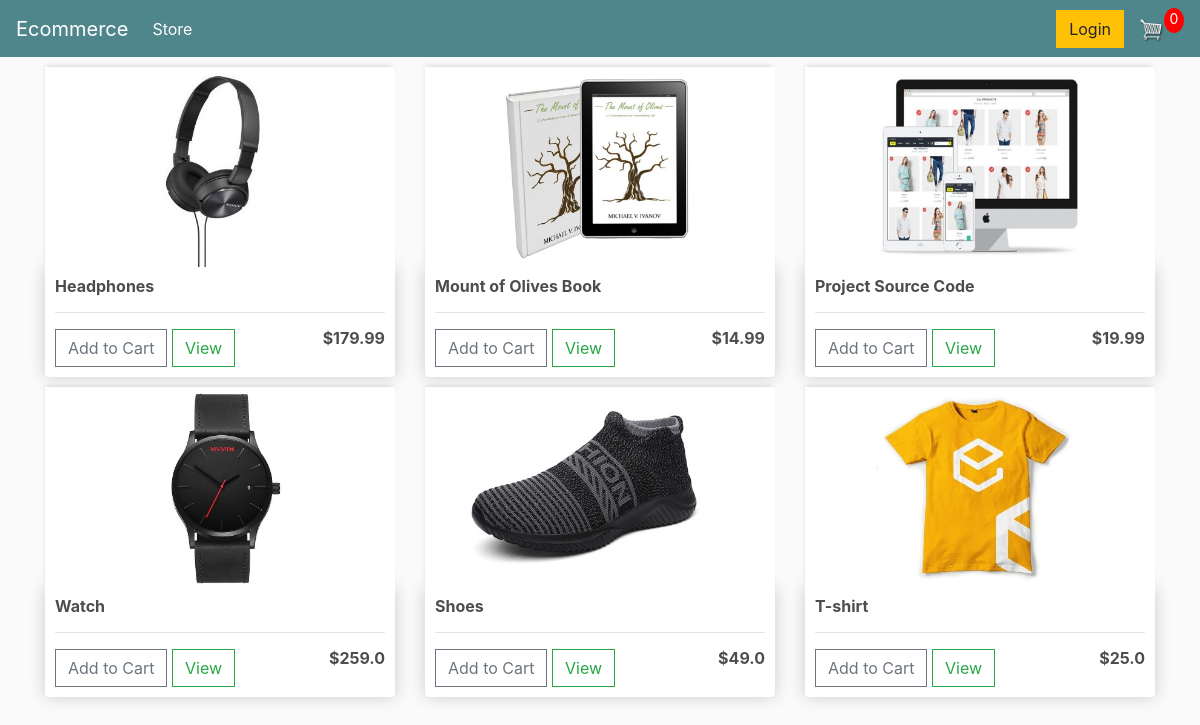
The page / on the database its author committed.
### store/models.py (models this page shows, shortened)
class Product(models.Model):
	name = models.CharField(max_length=200, null=True)
	price = models.FloatField()
	digital = models.BooleanField(default=False, null=True, blank=True)
	image = models.ImageField(blank=True, null=True)
	@property
	def imageURL(self):
		try:
			url = self.image.url
		except:
			url = ''
		return url

### store/views.py (the view)
# urls.py: path('', views.store, name='store'),
def store(requests):
	products = Product.objects.all()
	return render(requests, 'store/store.html', {'products': products})

### Templates/store/store.html (shortened to what this page needs)
{% extends 'store/main.html' %}
{% load static %}
{% block content %}
	<div class="row">
		{% for product in products %}
		<div class="col-lg-4">
			<img class="thumbnail" src="{{product.imageURL}}">
			<div class="box-element product">
				<h6><strong>{{product.name}}</strong></h6>
			<hr>
			<button data-product={{product.id}} data-action='add' class="btn btn-outline-secondary add-btn update-cart">Add to Cart</button>
			<a class="btn btn-outline-success" href="#">View</a>
			<h6 style="display: inline-block; float: right;"><strong>${{product.price}}</strong></h6>
			</div>
		</div>
		{% endfor %}
		</div>
	</div>
{% endblock content %}

### Templates/store/main.html (shortened to what this page needs)
<!DOCTYPE html>
{% load static %}
<html>
<head>
<link rel="stylesheet" href="https://stackpath.bootstrapcdn.com/bootstrap/4.5.2/css/bootstrap.min.css">
<link rel="stylesheet" type="text/css" href="{% static 'css/main.css' %}">
</head>
<body>
<nav class="navbar navbar-expand-lg navbar-dark bg-dark">
  <a class="navbar-brand" href="">Ecommerce</a>
  <div class="collapse navbar-collapse" id="navbarSupportedContent">
    <ul class="navbar-nav mr-auto">
      <li class="nav-item active">
        <a class="nav-link" href="{% url 'store' %}">Store <span class="sr-only">(current)</span></a>
      </li>
    </ul>
   <div class="form-inline my-2 my-lg-0">
   	<a href="#"class="btn btn-warning">Login</a>
   	<a href="{% url 'cart' %}">
   		 <img  id="cart-icon" src="{% static 'images/cart.png' %}"></a>
   	 <p id="cart-total">0</p>
  </div>
</nav>
<div class="container">
	{% block content %}
	{% endblock content %}
</body>
</html>

### static/css/main.css (style rules this page uses)
body { background-color: hsl(0, 0%, 98%); }
h1,h2,h3,h4,h5,h6 { color:hsl(0, 0%, 30%); }
.box-element { box-shadow:hsl(0, 0%, 80%) 0 0 16px; background-color: #fff; border-radius: 4px; padding: 10px; }
.thumbnail { width: 100%; height: 200px; -webkit-box-shadow: -1px -3px 5px -2px rgba(214,214,214,1); -moz-box-shadow: -1px -3px 5px -2px rgba(214,214,214,1); box-shadow: -1px -3px 5px -2px rgba(214,214,214,1); }
.product { border-radius: 0 0 4px 4px; }
.bg-dark { background-color: #4f868c!important; }
#cart-icon { width:25px; display: inline-block; margin-left: 15px; }
#cart-total { display: block; text-align: center; color:#fff; background-color: red; width: 20px; height: 25px; border-radius: 50%; font-size: 14px; }
.col-lg-4, .col-lg-6, .col-lg-8, .col-lg-12 { margin-top: 10px; }
.btn { border-radius: 0; }

### rows shown on the page
Product: imageURL (picture), name "Headphones", price "179.99"
Product: imageURL (picture), name "Mount of Olives Book", price "14.99"
Product: imageURL (picture), name "Project Source Code", price "19.99"
Product: imageURL (picture), name "Watch", price "259.0"
Product: imageURL (picture), name "Shoes", price "49.0"
Product: imageURL (picture), name "T-shirt", price "25.0"
